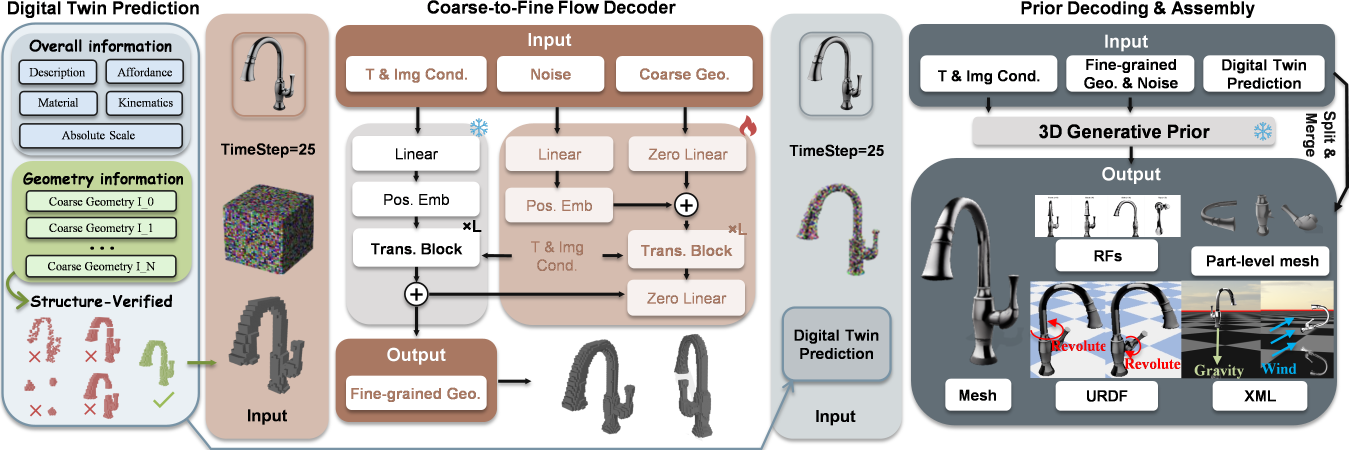
#> input picture img/covetwin/appdix1.png, 4046 x 1351 px (shown at 1/3 size)
$ python -i make_qualitative_heatmaps_mesh.py   (imports and definitions only)
#> lines starting #> are read from the running program, lines starting #| are printed output that depends on the picture; after the words box and inside, x2 and y2 are one past the last pixel; in counts of white or black regions, pixels touching at a corner belong together
#!/usr/bin/env python3
"""Build aligned PhysX-3D vs PhysX-Anything mesh heatmap figures.

PhysX-3D panels are read from the existing MP4 files.  PhysX-Anything panels
are rendered from the fine visual meshes referenced by ``basic.urdf``; voxel
coordinates are deliberately not used. The CoVeTwin mesh is rigidly aligned to
the corresponding PhysX-3D mesh and viewed with the exact yaw/pitch/FOV used
for the selected frame of PhysX-3D's 30-frame turntable.
"""

from __future__ import annotations

import argparse
import csv
import json
import math
import re
import subprocess
import sys
import tempfile
from dataclasses import dataclass
from pathlib import Path
from typing import Iterable

import matplotlib

# [1 line not run here, left out]
from matplotlib import colormaps
from matplotlib.backends.backend_agg import FigureCanvasAgg
from matplotlib.collections import PolyCollection
from matplotlib.figure import Figure
import numpy as np
from PIL import Image, ImageDraw, ImageFont, ImageOps
from scipy.ndimage import binary_dilation, binary_fill_holes


IMAGE_EXTENSIONS = (".png", ".jpg", ".jpeg", ".webp")
VIDEO_NAMES = ("affordance.mp4", "material.mp4")
PANEL_SIZE = (340, 300)
INPUT_WIDTH = 260
HEADER_HEIGHT = 96
FOOTER_HEIGHT = 74
CANVAS_HEIGHT = HEADER_HEIGHT + PANEL_SIZE[1] + FOOTER_HEIGHT


@dataclass(frozen=True)
class DatasetSpec:
    name: str
    input_dir: str
    physx3d_dirs: tuple[str, ...]
    anything_good: str
    anything_bad: str


DATASETS = {
    "demo": DatasetSpec(
        name="demo",
        input_dir="demo",
        physx3d_dirs=("outputs_demo", "outputs_demo_urdf"),
        anything_good="test_demo",
        anything_bad="test_demo_bad",
    ),
    "demo_new": DatasetSpec(
        name="demo_new",
        input_dir="demo_new",
        physx3d_dirs=("outputs_demo_new", "outputs_demo_new_urdf"),
        anything_good="test_demo_new",
        anything_bad="test_demo_new_bad",
    ),
}


# [85 lines left out: function parse_args, not called in this run]


def natural_key(value: str) -> list[object]:
    return [int(part) if part.isdigit() else part.lower() for part in re.split(r"(\d+)", value)]


def load_font(size: int, bold: bool = False) -> ImageFont.ImageFont:
#> called with size = 14, bold = False
    name = "DejaVuSans-Bold.ttf" if bold else "DejaVuSans.ttf"
    candidates = (
        Path("/usr/share/fonts/truetype/dejavu") / name,
        Path("/usr/share/fonts/dejavu") / name,
    )
    for path in candidates:
        if path.exists():
            return ImageFont.truetype(str(path), size=size)
#> further down, picture is the input picture: PIL image 4046x1351 RGBA; mean R, G, B, A 139.6, 137, 134.8, 203.3
    return ImageFont.load_default()


FONT_SMALL = load_font(14)
FONT_BODY = load_font(17)
FONT_LABEL = load_font(18, bold=True)
FONT_TITLE = load_font(23, bold=True)


# [49 lines left out: functions centered_text, contain, find_input, find_physx3d_sample, extract_video_frame, not called in this run]


def normalized_silhouette(image: Image.Image, size: int = 128) -> np.ndarray:
#> called with size = 128
    rgb = np.asarray(image.convert("RGB"), dtype=np.int16)
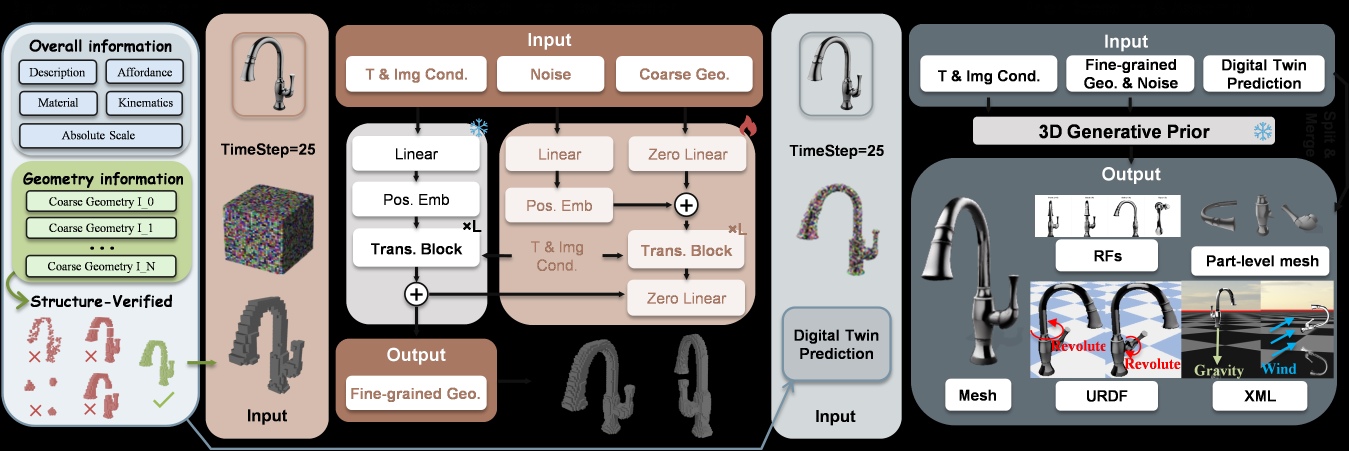
#> rgb: shape (1351, 4046, 3) int16 (shown at 1/3 size); mean R, G, B 139.6, 137, 134.8
    border = np.concatenate((rgb[0], rgb[-1], rgb[:, 0], rgb[:, -1]), axis=0)
    background = np.median(border, axis=0)
#> background = [0, 0, 0]
    distance = np.linalg.norm(rgb - background[None, None, :], axis=2)
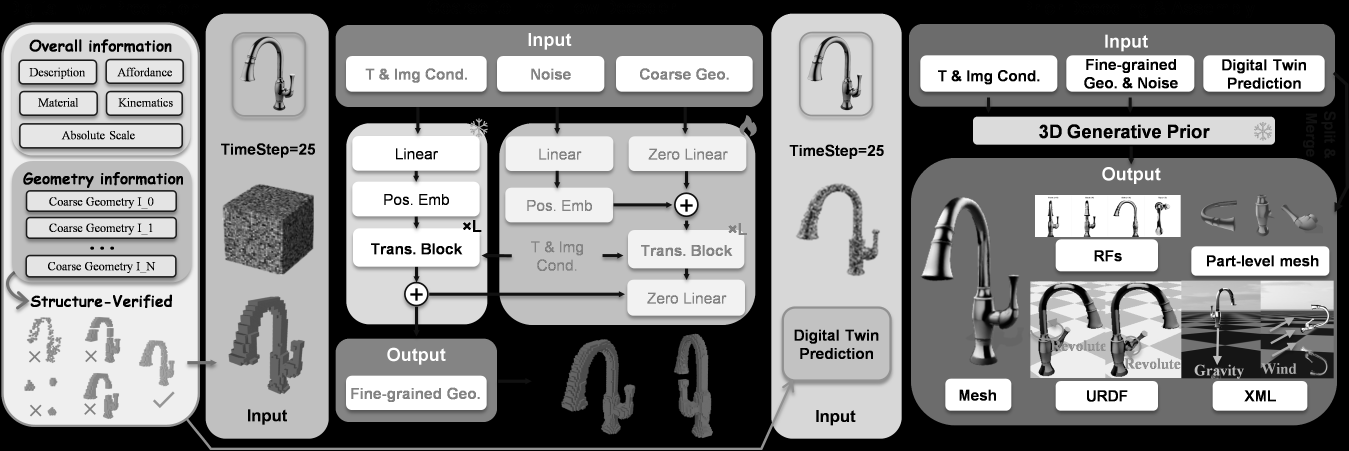
#> distance: shape (1351, 4046) float64 (shown at 1/3 size); min 0, max 441.7, mean 238.4; drawn with min black and max white
    mask = distance > 24.0
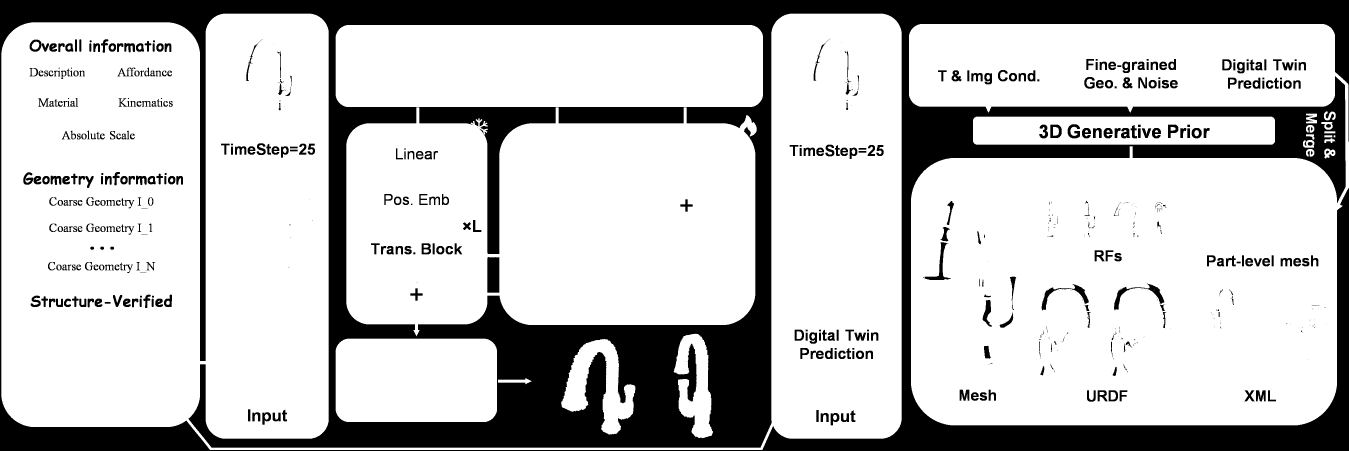
#> mask: shape (1351, 4046) bool (shown at 1/3 size); 76.5% white; 661 black regions (237 under 20 px), largest, box (x1, y1, x2, y2) and area: (0, 0, 4046, 1351) 1165516, (1462, 771, 1498, 878) 3818, (3342, 851, 3493, 931) 2200
    coordinates = np.argwhere(mask)
#> coordinates = 4182612 pairs, first value 41 to 1349, second value 4 to 4045
    if not len(coordinates):
        return np.zeros((size, size), dtype=bool)
    top, left = coordinates.min(axis=0)
#> top = 41; left = 4
    bottom, right = coordinates.max(axis=0) + 1
#> bottom = 1350; right = 4046
    cropped = Image.fromarray((mask[top:bottom, left:right] * 255).astype(np.uint8))
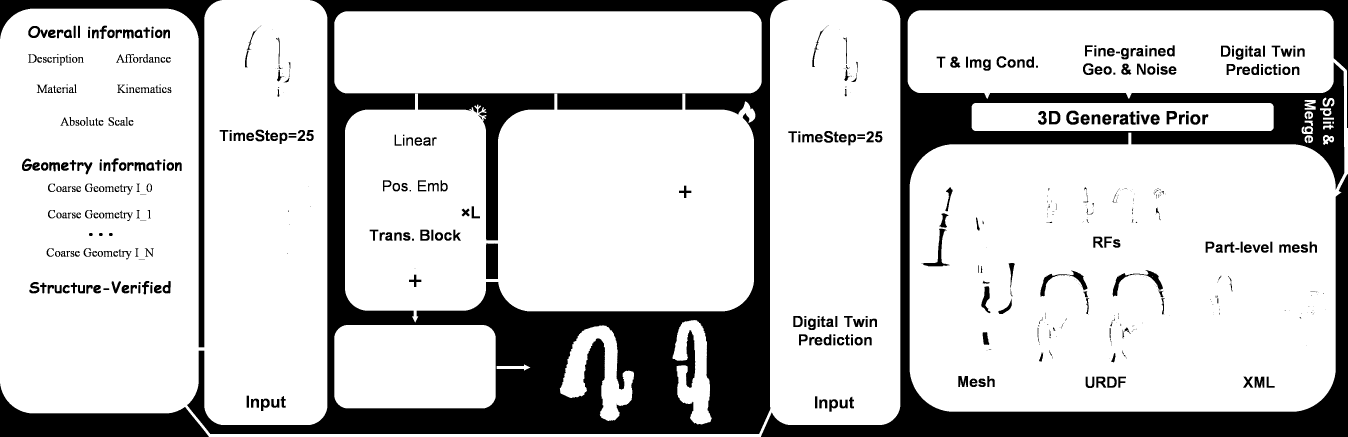
#> cropped: PIL image 4042x1309 L (shown at 1/3 size); 79.1% white; 664 black regions (237 under 20 px), largest, box (x1, y1, x2, y2) and area: (561, 0, 2365, 1302) 546999, (2283, 0, 4042, 1309) 361048, (0, 1151, 626, 1309) 43960
    contained = ImageOps.contain(cropped, (size, size), Image.Resampling.NEAREST)
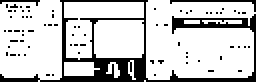
#> contained: PIL image 128x41 L (shown 2 times larger); 79.5% white; 73 black regions (70 under 20 px), largest, box (x1, y1, x2, y2) and area: (0, 0, 128, 41) 894, (85, 0, 128, 6) 50, (0, 0, 20, 3) 23
    result = Image.new("L", (size, size), 0)
#> result: PIL image 128x128 L; every value is 0
    result.paste(contained, ((size - contained.width) // 2, (size - contained.height) // 2))
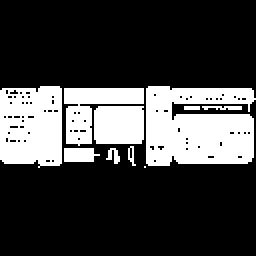
#> result: PIL image 128x128 L (shown 2 times larger); 25.5% white; 10 white regions (2 under 20 px), largest, box (x1, y1, x2, y2) and area: (73, 43, 128, 83) 1808, (0, 43, 31, 84) 1134, (32, 44, 72, 73) 555
    return np.asarray(result) > 127


# [692 lines left out: functions transparent_input_render, transparent_physx3d_panel, silhouette_iou, closest_render_frame, placeholder, parse_number and 18 more, not called in this run]


# [2 lines not run here, left out]

>>> from PIL import Image
>>> picture = Image.open('../img/covetwin/appdix1.png')
>>> result = normalized_silhouette(picture)

$ run again, on img/covetwin/lab3.png
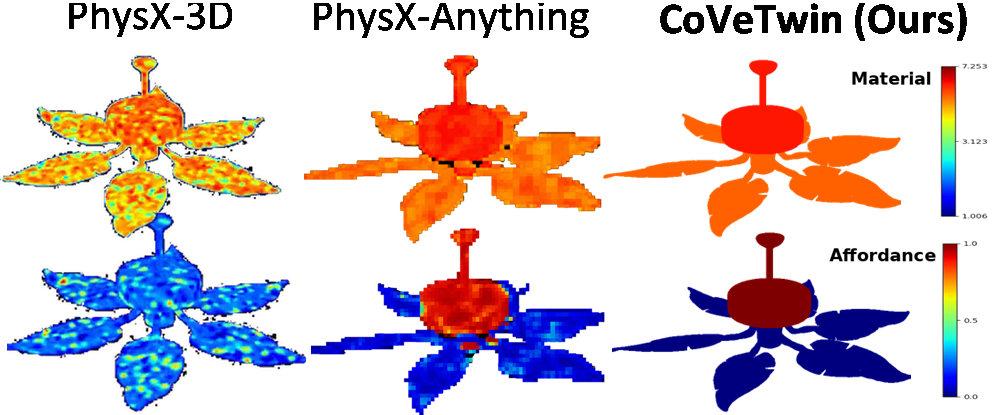
#> input picture img/covetwin/lab3.png, 995 x 415 px
#> picture is the input picture: PIL image 995x415 RGBA; mean R, G, B, A 37.1, 21.6, 25, 72.1
#> border = 2820 rows, first 8: [0, 0, 0], [0, 0, 0], [0, 0, 0], [0, 0, 0], [0, 0, 0], [0, 0, 0], [0, 0, 0], [0, 0, 0]
#> background = [0, 0, 0]
#> in normalized_silhouette, `mask = distance > 24.0`:
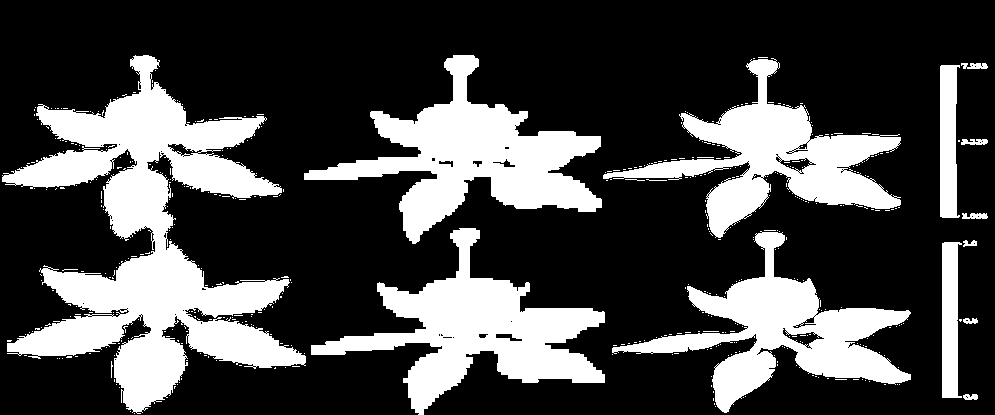
#> mask: shape (415, 995) bool; 28.3% white; 440 white regions (425 under 20 px), largest, box (x1, y1, x2, y2) and area: (2, 55, 306, 414) 40459, (304, 55, 602, 244) 19301, (311, 228, 605, 415) 18330
#> coordinates = 116782 pairs, first value 55 to 414, second value 2 to 987
#> top = 55; left = 2
#> bottom = 415; right = 988
#> cropped: PIL image 986x360 L; 32.9% white; 440 white regions (425 under 20 px), largest, box (x1, y1, x2, y2) and area: (0, 0, 304, 359) 40459, (302, 0, 600, 189) 19301, (309, 173, 603, 360) 18330
#> contained: PIL image 128x47 L; 33.2% white; 10 white regions (3 under 20 px), largest, box (x1, y1, x2, y2) and area: (0, 0, 39, 47) 706, (39, 0, 78, 25) 325, (40, 23, 78, 47) 319
#> in normalized_silhouette, `result.paste(contained, ((size - contained.width) // 2, (size - contai..`:
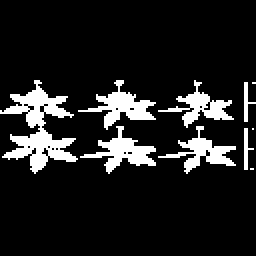
#> result: PIL image 128x128 L (shown 2 times larger); 12.2% white; 10 white regions (3 under 20 px), largest, box (x1, y1, x2, y2) and area: (0, 40, 39, 87) 706, (39, 40, 78, 65) 325, (40, 63, 78, 87) 319
